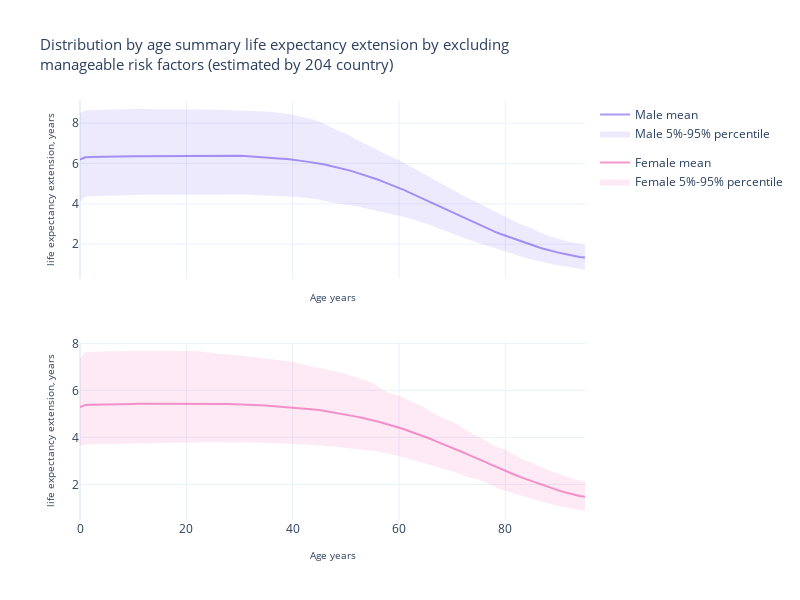

Notebook cell for this chart:
### Code cell
fig = make_subplots(
    cols=1,
    rows=2,
    shared_xaxes=True,
    shared_yaxes=True,
)

for sex in data_frame['sex_name'].unique():
    for estimation in ['E_x_diff_q95', 'E_x_diff_q05']:
        fig.add_trace(
            go.Scatter(
                x=data_frame.query('sex_name == @sex')['age'],
                y=data_frame.query('sex_name == @sex')[estimation],
                line=dict(
                    width=0.001
                ),
                fill='tonexty' if estimation == 'E_x_diff_q05' else None,
                fillcolor=color_mapping['Default life expectancy'][sex].replace('0.5)', '0.1)'),
                legendgroup=sex,
                name=f'{sex} 5%-95% percentile',
                showlegend=False if estimation == 'E_x_diff_q95' else True,
            ),
            row=1 if sex == 'Male' else 2,
            col=1
        )
    fig.add_trace(
            go.Scatter(
                x=data_frame.query('sex_name == @sex')['age'],
                y=data_frame.query('sex_name == @sex')['E_x_diff'],
                name=f'{sex} mean',
                line=dict(
                    color=color_mapping['Default life expectancy'][sex]
                ),
                legendgroup=sex
            ),
            row=1 if sex == 'Male' else 2,
            col=1
        )

fig.update_xaxes(
    title='Age years',
    title_font_size=10,
)

fig.update_yaxes(
    title='life expectancy extension, years',
    title_font_size=10,
)

fig.update_layout(
    title=dict(
        text=(
            'Distribution by age summary life expectancy extension by excluding '
            '<br>manageable risk factors (estimated by 204 country)'
        ),
        font=dict(
            size=15
        ),
    ),
    template='plotly_white',
    width=800,
    height=600
)

fig.show()
